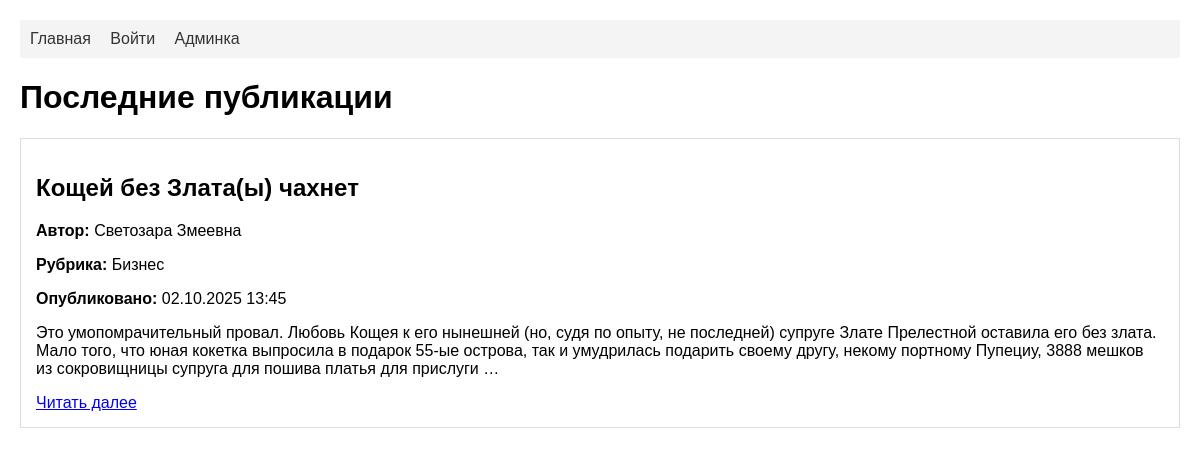
The page / on the database its author committed.
### journal/models.py (models this page shows, shortened)
class Article(models.Model):
    DRAFT = 'draft'
    UNDER_REVIEW = 'under_review'
    APPROVED = 'approved'
    PUBLISHED = 'published'
    STATUS_CHOICES = [
        (DRAFT, 'Черновик'),
        (UNDER_REVIEW, 'На проверке'),
        (APPROVED, 'Одобрено'),
        (PUBLISHED, 'Опубликовано'),
    ]
    title = models.CharField(max_length=200, verbose_name='Заголовок')
    content = models.TextField(verbose_name='Содержание')
    author = models.ForeignKey(User, on_delete=models.CASCADE, verbose_name='Автор')
    category = models.ForeignKey(
        Category,
        on_delete=models.SET_NULL,
        null=True,
        blank=True,
        verbose_name='Рубрика'
    )
    status = models.CharField(
        max_length=20,
        choices=STATUS_CHOICES,
        default=DRAFT,
        verbose_name='Статус'
    )
    created_at = models.DateTimeField(auto_now_add=True, verbose_name='Дата создания')
    updated_at = models.DateTimeField(auto_now=True, verbose_name='Дата обновления')
    objects = ArticleManager()
    class Meta:
        verbose_name = 'Статья'
        verbose_name_plural = 'Статьи'

class User(AbstractUser):
    ROLE_OWNER = 'owner'
    ROLE_EDITOR = 'editor'
    ROLE_DESIGNER = 'designer'
    ROLE_AUTHOR = 'author'
    ROLE_CHOICES = [
        (ROLE_OWNER, 'Владелец'),
        (ROLE_EDITOR, 'Редактор'),
        (ROLE_DESIGNER, 'Дизайнер'),
        (ROLE_AUTHOR, 'Автор'),
    ]
    role = models.CharField(
        max_length=20,
        choices=ROLE_CHOICES,
        default=ROLE_AUTHOR,
        verbose_name='Роль'
    )
    bio = models.TextField(blank=True, verbose_name='Биография')
    phone = models.CharField(max_length=20, blank=True, verbose_name='Телефон')
    groups = models.ManyToManyField(
        'auth.Group',
        verbose_name='groups',
        blank=True,
        help_text='The groups this user belongs to. A user will get all permissions granted to each of their groups.',
        related_name="journal_user_set",
        related_query_name="journal_user",
    )
    user_permissions = models.ManyToManyField(
        'auth.Permission',
        verbose_name='user permissions',
        blank=True,
        help_text='Specific permissions for this user.',
        related_name="journal_user_set",
        related_query_name="journal_user",
    )
    class Meta:
        verbose_name = 'Пользователь'
        verbose_name_plural = 'Пользователи'

class Category(models.Model):
    name = models.CharField(max_length=100, verbose_name='Название')
    slug = models.SlugField(max_length=100, unique=True, verbose_name='URL-адрес')
    description = models.TextField(blank=True, verbose_name='Описание')
    class Meta:
        verbose_name = 'Рубрика'
        verbose_name_plural = 'Рубрики'

### journal/views.py (the view)
# urls.py: 2. Add a URL to urlpatterns:  path('', views.home, name='home')
def home(request):
    articles = Article.objects.filter(status=Article.PUBLISHED)
    return render(request, 'journal/home.html', {'articles': articles})

### journal/templates/journal/home.html (shortened to what this page needs)
{% extends 'journal/base.html' %}
{% block content %}
<h1>Последние публикации</h1>
{% for article in articles %}
<div class="article">
    <h2>{{ article.title }}</h2>
    <p><strong>Автор:</strong> {{ article.author.get_full_name|default:article.author.username }}</p>
    <p><strong>Рубрика:</strong> {{ article.category.name|default:"Без рубрики" }}</p>
    <p><strong>Опубликовано:</strong> {{ article.created_at|date:"d.m.Y H:i" }}</p>
    <p>{{ article.content|truncatewords:50 }}</p>
    <a href="{% url 'article_detail' article.id %}">Читать далее</a>
</div>
{% empty %}
<p>Пока нет опубликованных статей.</p>
{% endfor %}
{% endblock %}

### journal/templates/journal/base.html (style rules this page uses)
body { font-family: Arial, sans-serif; margin: 0; padding: 20px; }
.article { border: 1px solid #ddd; padding: 15px; margin: 10px 0; }

### rows shown on the page
Article: title "Кощей без Злата(ы) чахнет", author.get_full_name "Светозара Змеевна", category.name "Бизнес", created_at "02.10.2025 13:45", content "Это умопомрачительный провал. Любовь Кощея к его нынешней (но, судя по опыту, не последней) супруге Злате Прелестной оставила его без злата. Мало того, что юная кокетка выпросила в подарок 55-ые острова, так и умудрилась подарить своему другу, некому портному Пупециу, 3888 мешков из сокровищницы супруга для пошива платья для прислуги …"
